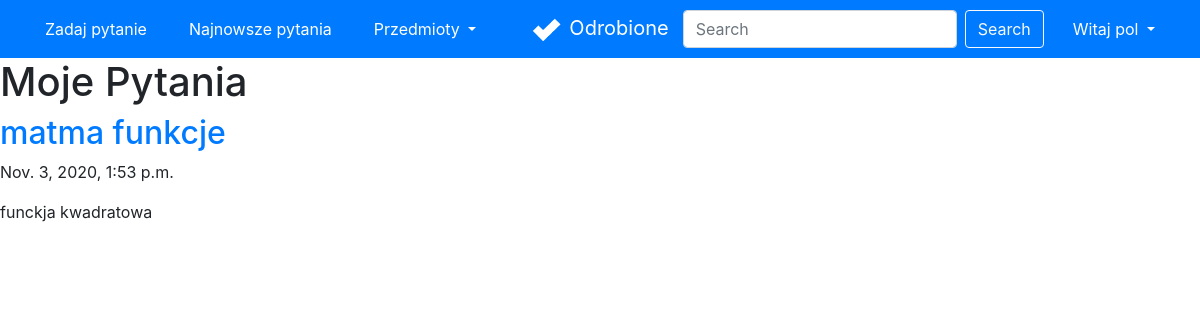
/my (signed in), run on the app's committed database.
### accounts/models.py (models this page shows)
class User(AbstractUser):
    email = models.EmailField(_('email address'), unique=True)

### forum/models.py (models this page shows, shortened)
class Question(Model):
    title = CharField(max_length=300)
    desc = TextField()
    image = ImageField(upload_to='images/', blank=True)
    createDate = DateTimeField(auto_now_add=True)
    user = ForeignKey(User, on_delete=CASCADE)
    schools = [
        ('', 'Wybierz szkołę'),
        ('ps', 'Szkoła Podstawowa'),
        ('ms', 'Szkoła Średnia'),
        ('cl', 'Studia'),
    ]
    school = CharField(max_length=2, choices=schools,
                       default='')
    subjects = [
        ('', 'Wybierz przedmiot'),
        ('mat', 'Matematyka'),
        ('fiz', 'Fizyka'),
        ('inf', 'Informatyka'),
        ('pol', 'Język Polski'),
        ('ang', 'Język Angielski'),
        ('nmc', 'Język Niemiecki'),
        ('his', 'Historia'),
        ('bio', 'Biologia'),
        ('che', 'Chemia'),
        ('geo', 'Geografia'),
    ]
    subject = CharField(max_length=3, choices=subjects,
                        default='')
    likes = ManyToManyField(User, related_name='likes', blank=True)

### forum/views.py (the view)
# urls.py: path('my', views.my, name='my'),
def my(request):
    questions = Question.objects.filter(user=request.user)
    return render(request, 'forum/my.html', {'questions': questions})

### forum/templates/forum/my.html (shortened to what this page needs)
{% extends 'forum/base.html' %}
{% block content %}
<h1>Moje Pytania</h1>
{% for question in questions %}
<a href="{% url 'myDetail' question.id %}">
    <h2>{{question.title}}</h2>
</a>
<p>{{question.createDate}}</p>
<p>{{question.desc}}</p>
{% endfor %}
{% endblock content %}

### forum/templates/forum/base.html (shortened to what this page needs)
<!doctype html>
<html lang="en">
{% load static %}
<head>
    <link rel="stylesheet" href="https://maxcdn.bootstrapcdn.com/bootstrap/4.0.0/css/bootstrap.min.css"
>
</head>
<body>
    <nav class="navbar navbar-expand-md navbar-dark bg-primary">
        <div class="navbar-collapse collapse w-100 order-1 order-md-0 dual-collapse2">
            <ul class="navbar-nav mr-auto">
                <li class="nav-item active">
                    <a href="{% url 'create' %}" class="btn btn-primary mx-3">Zadaj pytanie</a>
                </li>
                <li class="nav-item">
                    <a href="{% url 'latest' %}" class="btn btn-primary mr-3">Najnowsze pytania</a>
                </li>
                <li class="nav-item">
                    <div class="dropdown mr-3">
                        <a class="btn btn-primary dropdown-toggle" href="#" role="button" id="dropdownMenuLink"
                            data-toggle="dropdown" aria-haspopup="true" aria-expanded="false">
                            Przedmioty
                        </a>
                    </div>
                </li>
            </ul>
        </div>
        <div class="mx-auto order-0">
            <a class="navbar-brand mx-auto" href="{% url 'home' %}"><img class="img-responsive mr-2"
                    src="{% static 'forum/logo.png' %}" height="30px" width="30px">Odrobione</a>
        </div>
        <div class="navbar-collapse collapse w-100 order-3 dual-collapse2">
            <ul class="navbar-nav ml-auto">
                <li class="nav-item">
                    <form class="form-inline">
                        <input class="form-control mr-sm-2" type="search" placeholder="Search" aria-label="Search">
                        <button class="btn btn-outline-light my-2 my-sm-0" type="submit">Search</button>
                    </form>
                </li>
                {% if user.is_authenticated %}
                <li class="nav-item">
                    <div class="btn-group mx-3 ">
                        <button type="button" class="btn btn-primary dropdown-toggle" data-toggle="dropdown"
                            aria-haspopup="true" aria-expanded="false">
                            Witaj {{user}}
                        </button>
                    </div>
                </li>
                {% endif %}
            </ul>
        </div>
    </nav>
    {% block content %}{% endblock content %}
</body>
</html>

### data on the page
User: username "pol"
Question: title "matma funkcje", createDate "Nov. 3, 2020, 1:53 p.m.", desc "funckja kwadratowa"
